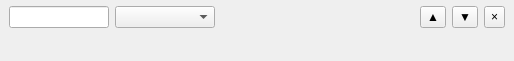
<?xml version="1.0" encoding="UTF-8"?>
<ui version="4.0">
 <class>SKismetInspectorFuncIO</class>
 <widget class="QWidget" name="SKismetInspectorFuncIO">
  <property name="geometry">
   <rect>
    <x>0</x>
    <y>0</y>
    <width>514</width>
    <height>61</height>
   </rect>
  </property>
  <property name="windowTitle">
   <string>SKismetInspectorFuncIO</string>
  </property>
  <property name="styleSheet">
   <string notr="true"/>
  </property>
  <layout class="QVBoxLayout" name="verticalLayout">
   <property name="spacing">
    <number>3</number>
   </property>
   <property name="leftMargin">
    <number>0</number>
   </property>
   <property name="topMargin">
    <number>3</number>
   </property>
   <property name="rightMargin">
    <number>0</number>
   </property>
   <property name="bottomMargin">
    <number>3</number>
   </property>
   <item>
    <layout class="QHBoxLayout" name="horizontalLayout">
     <property name="spacing">
      <number>6</number>
     </property>
     <property name="leftMargin">
      <number>9</number>
     </property>
     <property name="topMargin">
      <number>3</number>
     </property>
     <property name="rightMargin">
      <number>9</number>
     </property>
     <property name="bottomMargin">
      <number>3</number>
     </property>
     <item>
      <widget class="QLineEdit" name="editName">
       <property name="sizePolicy">
        <sizepolicy hsizetype="Minimum" vsizetype="Preferred">
         <horstretch>0</horstretch>
         <verstretch>0</verstretch>
        </sizepolicy>
       </property>
       <property name="minimumSize">
        <size>
         <width>100</width>
         <height>0</height>
        </size>
       </property>
       <property name="maximumSize">
        <size>
         <width>100</width>
         <height>16777215</height>
        </size>
       </property>
      </widget>
     </item>
     <item>
      <widget class="QComboBox" name="cbValueType">
       <property name="sizePolicy">
        <sizepolicy hsizetype="Minimum" vsizetype="Preferred">
         <horstretch>0</horstretch>
         <verstretch>0</verstretch>
        </sizepolicy>
       </property>
       <property name="minimumSize">
        <size>
         <width>100</width>
         <height>0</height>
        </size>
       </property>
       <property name="maximumSize">
        <size>
         <width>100</width>
         <height>16777215</height>
        </size>
       </property>
      </widget>
     </item>
     <item>
      <spacer name="horizontalSpacer">
       <property name="orientation">
        <enum>Qt::Horizontal</enum>
       </property>
       <property name="sizeHint" stdset="0">
        <size>
         <width>1</width>
         <height>20</height>
        </size>
       </property>
      </spacer>
     </item>
     <item>
      <widget class="QToolButton" name="btnUp">
       <property name="sizePolicy">
        <sizepolicy hsizetype="Fixed" vsizetype="Preferred">
         <horstretch>0</horstretch>
         <verstretch>0</verstretch>
        </sizepolicy>
       </property>
       <property name="text">
        <string>▲</string>
       </property>
      </widget>
     </item>
     <item>
      <widget class="QToolButton" name="btnDown">
       <property name="sizePolicy">
        <sizepolicy hsizetype="Fixed" vsizetype="Preferred">
         <horstretch>0</horstretch>
         <verstretch>0</verstretch>
        </sizepolicy>
       </property>
       <property name="text">
        <string>▼</string>
       </property>
      </widget>
     </item>
     <item>
      <widget class="QToolButton" name="btnDelete">
       <property name="sizePolicy">
        <sizepolicy hsizetype="Fixed" vsizetype="Preferred">
         <horstretch>0</horstretch>
         <verstretch>0</verstretch>
        </sizepolicy>
       </property>
       <property name="text">
        <string>×</string>
       </property>
      </widget>
     </item>
    </layout>
   </item>
   <item>
    <widget class="SKismetInspectorItem" name="widget" native="true"/>
   </item>
  </layout>
 </widget>
 <layoutdefault spacing="6" margin="11"/>
 <customwidgets>
  <customwidget>
   <class>SKismetInspectorItem</class>
   <extends>QWidget</extends>
   <header>skismetinspectoritem.h</header>
   <container>1</container>
  </customwidget>
 </customwidgets>
 <resources/>
 <connections/>
</ui>
